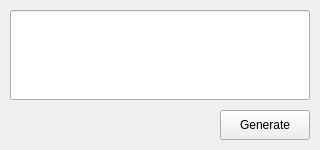
<?xml version="1.0" encoding="UTF-8"?>
<ui version="4.0">
 <class>QRCODEApp</class>
 <widget class="QWidget" name="QRCODEApp">
  <property name="geometry">
   <rect>
    <x>0</x>
    <y>0</y>
    <width>320</width>
    <height>150</height>
   </rect>
  </property>
  <property name="minimumSize">
   <size>
    <width>320</width>
    <height>150</height>
   </size>
  </property>
  <property name="maximumSize">
   <size>
    <width>320</width>
    <height>150</height>
   </size>
  </property>
  <property name="windowTitle">
   <string>Form</string>
  </property>
  <widget class="QLineEdit" name="txtQrData">
   <property name="geometry">
    <rect>
     <x>10</x>
     <y>10</y>
     <width>300</width>
     <height>90</height>
    </rect>
   </property>
  </widget>
  <widget class="QPushButton" name="btnQrGen">
   <property name="geometry">
    <rect>
     <x>220</x>
     <y>110</y>
     <width>90</width>
     <height>30</height>
    </rect>
   </property>
   <property name="text">
    <string>Generate</string>
   </property>
  </widget>
 </widget>
 <resources/>
 <connections/>
</ui>
